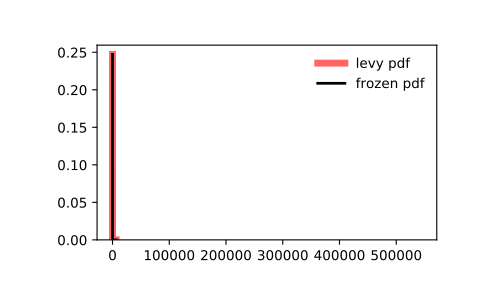

This chart was generated by the following Python code:
from scipy.stats import levy
import matplotlib.pyplot as plt
fig, ax = plt.subplots(1, 1)

# Calculate a few first moments:

mean, var, skew, kurt = levy.stats(moments='mvsk')

# Display the probability density function (``pdf``):

x = np.linspace(levy.ppf(0.01),
                levy.ppf(0.99), 100)
ax.plot(x, levy.pdf(x),
       'r-', lw=5, alpha=0.6, label='levy pdf')

# Alternatively, the distribution object can be called (as a function)
# to fix the shape, location and scale parameters. This returns a "frozen"
# RV object holding the given parameters fixed.

# Freeze the distribution and display the frozen ``pdf``:

rv = levy()
ax.plot(x, rv.pdf(x), 'k-', lw=2, label='frozen pdf')

# Check accuracy of ``cdf`` and ``ppf``:

vals = levy.ppf([0.001, 0.5, 0.999])
np.allclose([0.001, 0.5, 0.999], levy.cdf(vals))
# True

# Generate random numbers:

r = levy.rvs(size=1000)

# And compare the histogram:

ax.hist(r, density=True, histtype='stepfilled', alpha=0.2)
ax.legend(loc='best', frameon=False)
plt.show()
